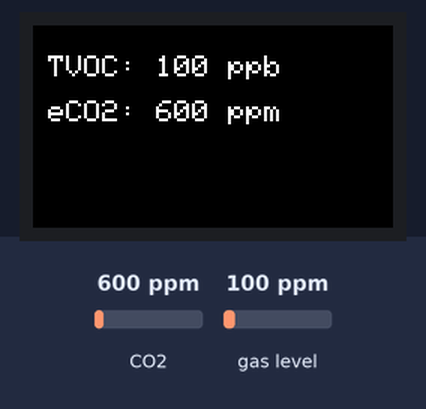
Recording of a sketch running on a simulated ESP32. Parts: 240×135 colour display. The test bench sets the inputs (shaded band); at power-on: CO2 600 ppm, gas level 100 ppm. WiFi joins after 1.5 s; servers stay silent unless stated; no MQTT or app messages arrive unless stated; what the sketch prints to the serial monitor is not drawn.

Above: at 2.8 s.
2.9 s: CO2 set to 452 ppm
At 5.0 s:
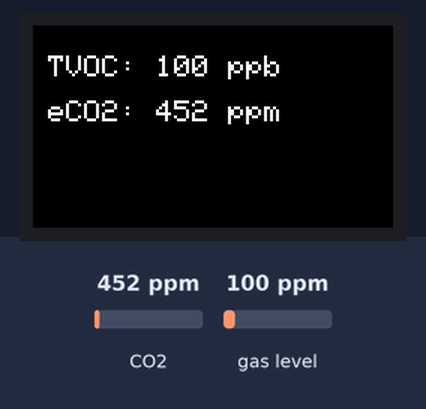
5.3 s: gas level set to 20 ppm
At 6.9 s:
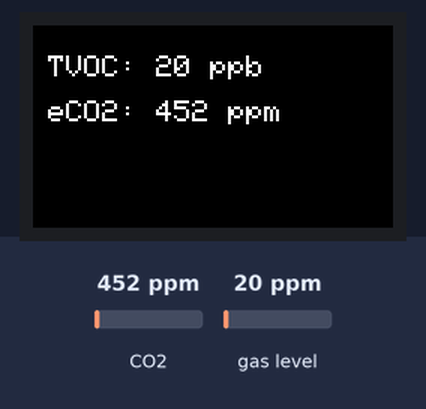
7.4 s: CO2 set to 1050 ppm
At 8.7 s:
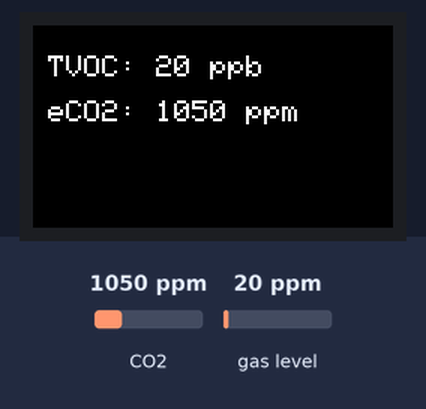
9.4 s: gas level set to 250 ppm
At 10.6 s:
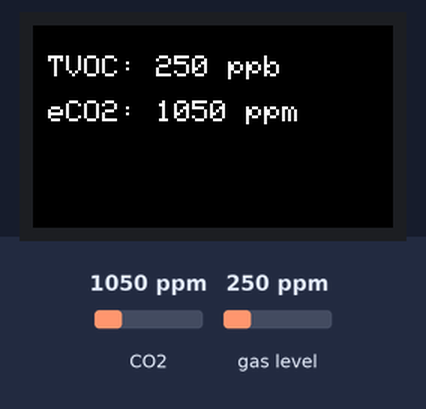
Timing chart, 0 to 12.4 s (numbered marks = the images above; inputs shaded):
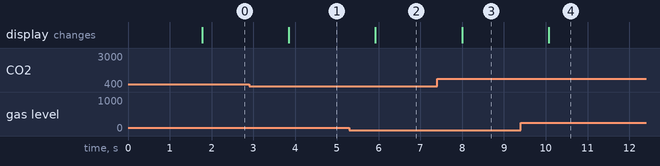

The sketch:

co2-mqtt.ino
```cpp
#include <Wire.h>
#include "Adafruit_SGP30.h"
#include <M5StickCPlus.h>
#include <WiFi.h>
#include <PubSubClient.h>
#include <ArduinoJson.h>

#define NODE_ID 1;
#define TOPIC "sensor/co2"
#define SSID "vqqqq"
#define pw "qwerty123"
#define mqtt_server_ip "192.168.137.253"
Adafruit_SGP30 sgp;

// Wi-Fi and MQTT setup

const char* ssid = SSID;
const char* password = pw;
const char* mqtt_server = mqtt_server_ip; //pi's ip address

//For connecting to pi
// const char* ssid = "Silver";
// const char* password = "piyr3617";
// const char* mqtt_server = "192.168.116.157";

const char* mqtt_topic = TOPIC; // MQTT Topic

// Create instances
WiFiClient espClient;
PubSubClient client(espClient);

void setup_wifi() {
    Serial.print("Connecting to Wi-Fi...");
    WiFi.begin(ssid, password);

    while (WiFi.status() != WL_CONNECTED) {
        delay(500);
        Serial.print(".");
    }

    Serial.println("\nWi-Fi connected. IP: " + WiFi.localIP().toString());
}

void reconnect_mqtt() {
    while (!client.connected()) {
        Serial.print("Connecting to MQTT...");
        if (client.connect("M5StickCPlus_Client")) {
            Serial.println("Connected!");
        } else {
            Serial.print("Failed. State=");
            Serial.print(client.state());
            Serial.println(" Retrying in 5s...");
            delay(5000);
        }
    }
}

void setup() {
    Serial.begin(115200);
    while (!Serial) { delay(10); }

    Serial.println("SGP30 test");

    if (!sgp.begin()) {
        Serial.println("Sensor not found :(");
        while (1);
    }

    Serial.print("Found SGP30 serial #");
    Serial.print(sgp.serialnumber[0], HEX);
    Serial.print(sgp.serialnumber[1], HEX);
    Serial.println(sgp.serialnumber[2], HEX);

    M5.begin();
    M5.Lcd.setRotation(3);
    M5.Lcd.fillScreen(BLACK);
    M5.Lcd.setTextColor(WHITE);
    M5.Lcd.setTextSize(2);

    setup_wifi();
    client.setServer(mqtt_server, 1883);
}

void loop() {
    if (!client.connected()) {
        reconnect_mqtt();
    }
    client.loop(); // Maintain MQTT connection

    if (!sgp.IAQmeasure()) {
        Serial.println("Measurement failed");
        return;
    }

    Serial.print("TVOC: "); Serial.print(sgp.TVOC); Serial.print(" ppb\t");
    Serial.print("eCO2: "); Serial.print(sgp.eCO2); Serial.println(" ppm");

    if (!sgp.IAQmeasureRaw()) {
        Serial.println("Raw Measurement failed");
        return;
    }

    Serial.print("Raw H2: "); Serial.print(sgp.rawH2); Serial.print(" \t");
    Serial.print("Raw Ethanol: "); Serial.print(sgp.rawEthanol); Serial.println("");

    // Display data on M5StickC Plus
    M5.Lcd.fillScreen(BLACK);
    M5.Lcd.setCursor(10, 20);
    M5.Lcd.printf("TVOC: %d ppb", sgp.TVOC);
    M5.Lcd.setCursor(10, 50);
    M5.Lcd.printf("eCO2: %d ppm", sgp.eCO2);
    // M5.Lcd.setCursor(10, 80);
    // M5.Lcd.printf("H2: %d", sgp.rawH2);
    // M5.Lcd.setCursor(10, 110);
    // M5.Lcd.printf("Ethanol: %d", sgp.rawEthanol);

    // Create JSON object
    StaticJsonDocument<200> jsonDoc;
    //JsonObject co2Sensor = jsonDoc.createNestedObject("CO2_Sensor");
    jsonDoc["id"] = NODE_ID;
    jsonDoc["TVOC"] = sgp.TVOC;
    jsonDoc["eCO2"] = sgp.eCO2;

    char jsonBuffer[200];
    serializeJson(jsonDoc, jsonBuffer);

    // Publish JSON to MQTT
    if (client.publish(mqtt_topic, jsonBuffer)) {
        Serial.println("MQTT Message Sent: " + String(jsonBuffer));
    } else {
        Serial.println("MQTT Publish Failed");
    }

    delay(1000); // Wait 1 second before sending again
}
```

Measured:
- after the input at 2.9 s, the display: changes after 0.95 s (image 1)
- after the input at 5.3 s, the display: changes after 0.62 s (image 2)
- after the input at 7.4 s, the display: changes after 0.60 s (image 3)
- after the input at 9.4 s, the display: changes after 0.67 s (image 4)
